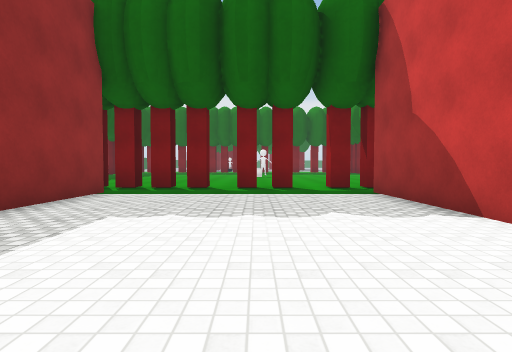
[1] (above)

18 first-person views from a walk through a 3-D level made in the Unity game engine. The camera is 1.2 m above the floor, tilts 2° down and sees 80° across. The floor is counted in squares, 2 m on a side. Each view is taken from the middle of a square. On the plan, view 1 faces up. The plan holds only what a view shows up to about 9 squares ahead; the rest is blank. The place goes on beyond the plan. The player character is not drawn. Surface patterns are stand-ins for the level's own textures.

[2]
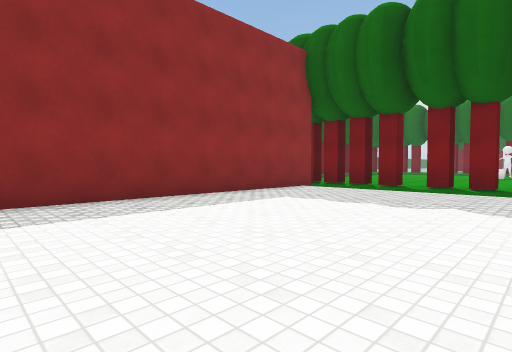

[3]
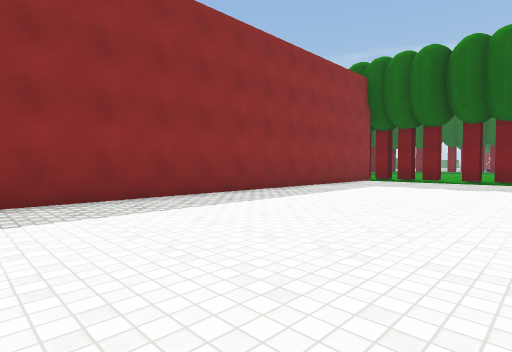

[4]
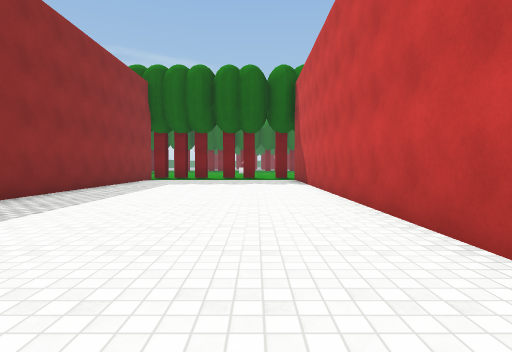

[5]
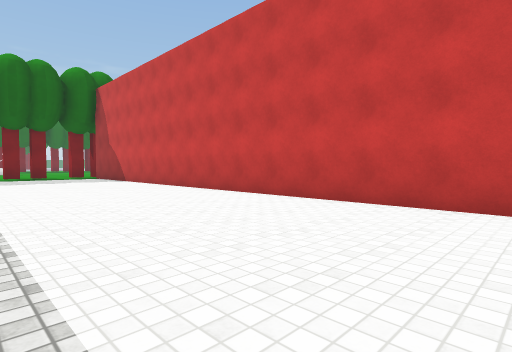

[6]
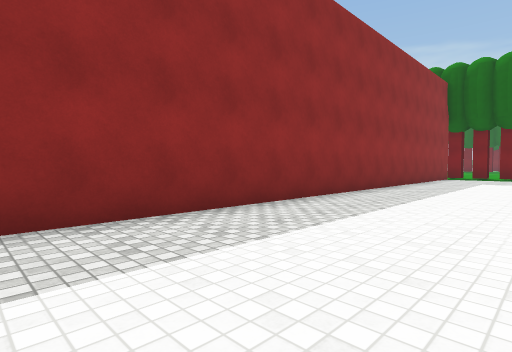

[7]
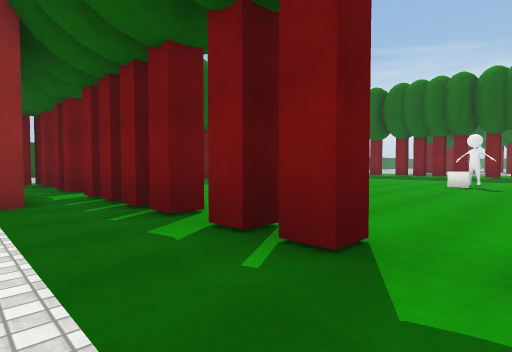

[8]
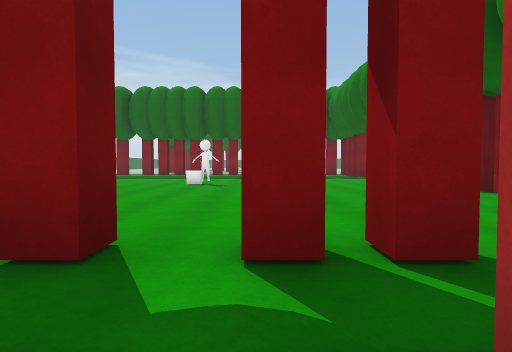

[9]
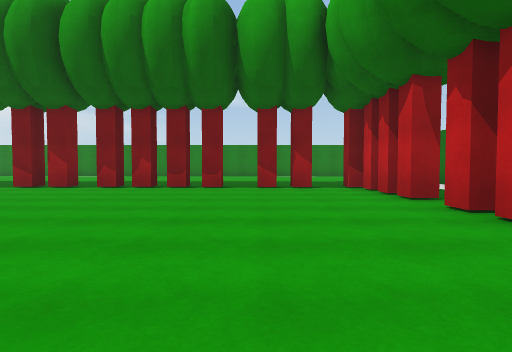

[10]
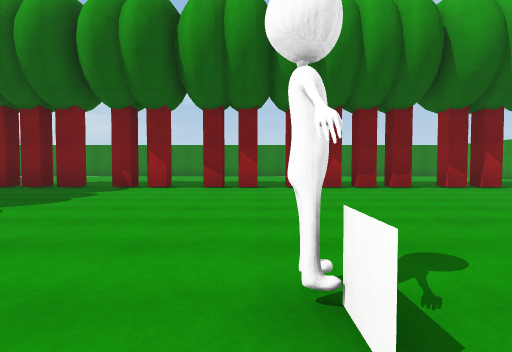

[11]
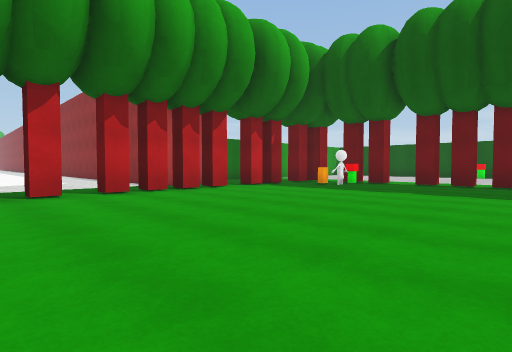

[12]
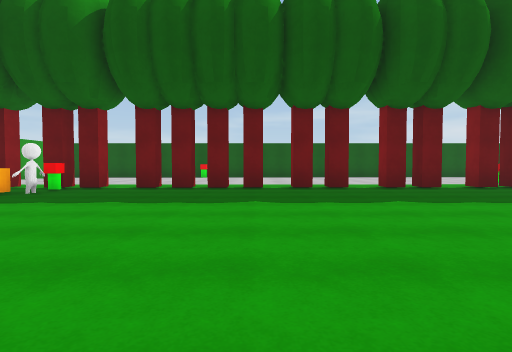

[13]
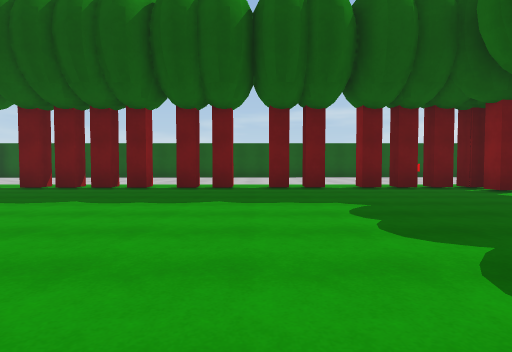

[14]
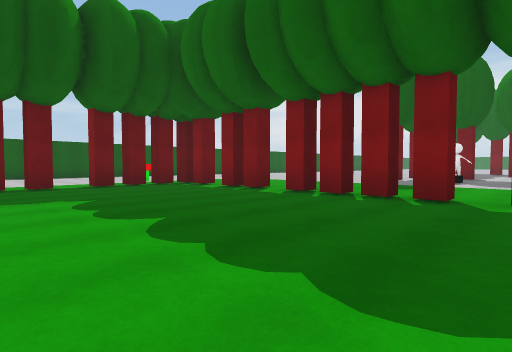

[15]
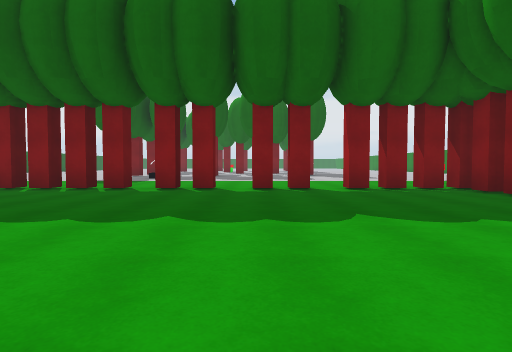

[16]
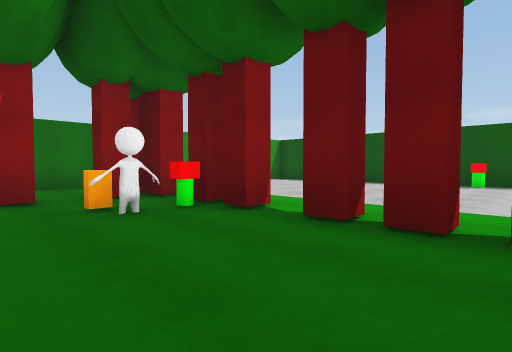

[17]
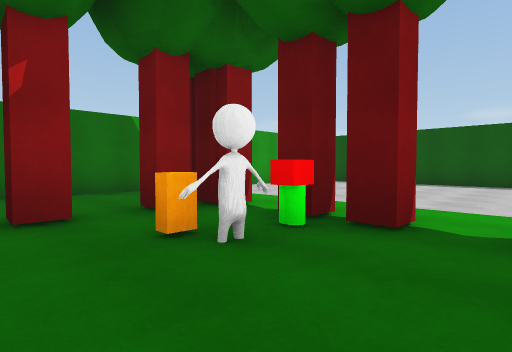

[18]
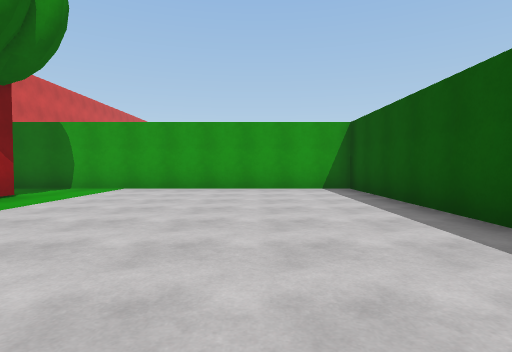

### Floor plan
Key: @ floor where view 1 was taken; # wall or solid block; x gap in a wall; . floor; B orange block; R red block.
Columns run from 17 left of view 1 to 8 right of it. Each row starts with its distance up from view 1.
 24         ####.##.#####.###
 23         #...............#
 22         x...............x.
 21        .#...............#.
 20        ...................
 19        .#...............#.
 18        ...................
 17        .x...............x.
 16        .x........#......x.
 15        .x...............x.
 14       ..x...............x.
 13 #.......x...............x.
 12 #R......x...............x.
 11 #.......x...............x.
 10 #.......#RB.............#.
  9 #.........................
  8 #.......##x#.##..#x##.###
  7 #.................... ..
  6 #..........  #......#
  5 ###########  #......#
  4              #......#
  3              #......#
  2              #......#
  1              #......#
  0              #...@..#
 -1              #......#
 -2              #......#
 -3              #......#
 -4              #......#
 -5              #......#
 -6              #......#
 -7              #......#
 -8              #......#

Positions as (right, up) in squares from view 1, and headings:
1: (0, 0), facing up
2: (2, -1), facing up-left
3: (2, -5), facing up-left
4: (1, -6), facing up
5: (-2, -8), facing up-right
6: (0, -8), facing up-left
7: (2, 6), facing up-left
8: (2, 6), facing up
9: (-1, 11), facing right
10: (-1, 16), facing right
11: (1, 15), facing down-left
12: (-1, 15), facing left
13: (-1, 18), facing left
14: (0, 18), facing up-left
15: (2, 16), facing up
16: (-6, 14), facing down-left
17: (-6, 12), facing down-left
18: (-14, 13), facing down
